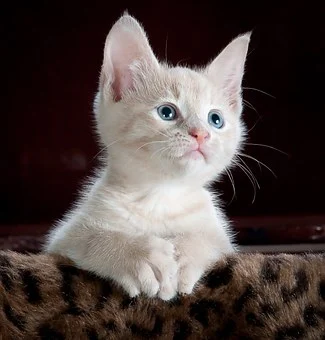
#> input picture photos/cat1.jpg, 325 x 340 px
$ python transformation.py
#> lines starting #> are read from the running program, lines starting #| are printed output that depends on the picture
import cv2 as cv
import numpy as np

img = cv.imread('photos/cat1.jpg')
#> img is the input picture: shape (340, 325, 3); mean B, G, R 64.3, 67, 78.6
cv.imshow('Cat', img)

# Translation
def translate(img, x, y):
  transMat   = np.float32([[1, 0, x], [0, 1, y]])
  dimentions = (img.shape[1], img.shape[0])
  return cv.warpAffine(img, transMat, dimentions)

# -x -> left
# -y -> up
# x -> right
# y -> down

# translated = translate(img, 100, 100)
# cv.imshow('Translate', translated)


#Rotation
def rotation(img, angle, rotPoint=None):
  (height, width) = img.shape[:2]

  if rotPoint is None:
    rotPoint = (width//2, height//2)

  rotMat = cv.getRotationMatrix2D(rotPoint, angle, 1.0)
  dimentions = (width, height)

  return cv.warpAffine(img, rotMat, dimentions)

#rotated = rotation(img, 45)
#cv.imshow('Rotated', rotated)

# Resizing
resized = cv.resize(img, (100, 100), interpolation=cv.INTER_AREA)
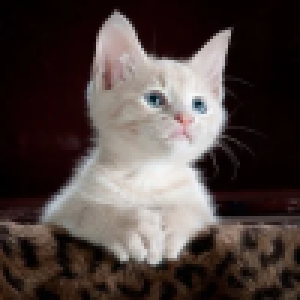
#> resized: shape (100, 100, 3) (shown 3 times larger); mean B, G, R 64.3, 67, 78.6
#cv.imshow('Resized', resized)

# Flipping
flip = cv.flip(img, 2)
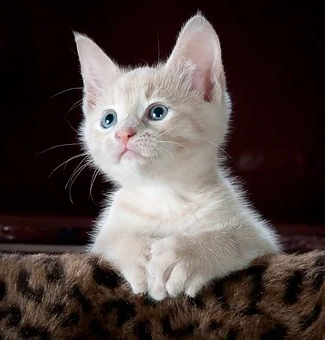
#> flip: shape (340, 325, 3); mean B, G, R 64.3, 67, 78.6
#cv.imshow('Flipp', flip)

# Cropping
cropped = img[100:200, 200:300]
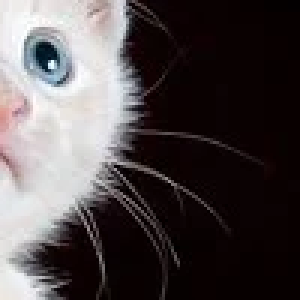
#> cropped: shape (100, 100, 3) (shown 3 times larger); mean B, G, R 74.6, 73.5, 80.3
cv.imshow('Cropped', cropped)

# press 0 to exit
cv.waitKey(0)
cv.destroyAllWindows()

$ run again, with photos/cat4k.jpeg copied over photos/cat1.jpg
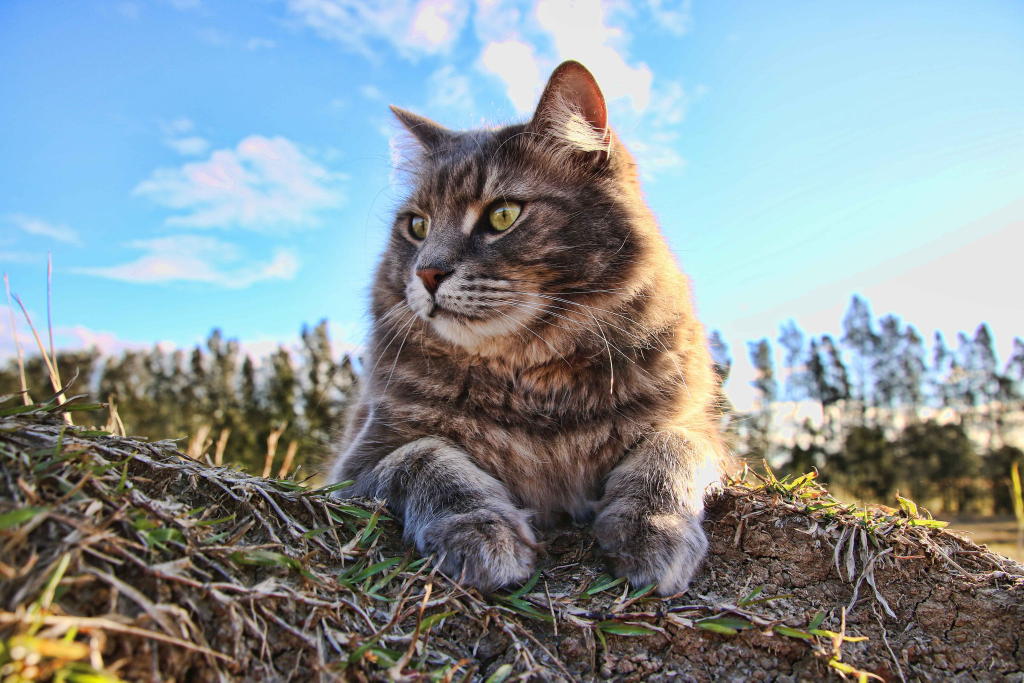
#> input picture photos/cat4k.jpeg, 2048 x 1365 px (shown at 1/2 size)
#> img is the input picture: shape (1365, 2048, 3); mean B, G, R 153.6, 149.2, 136.7
#> `flip = cv.flip(img, 2)`:
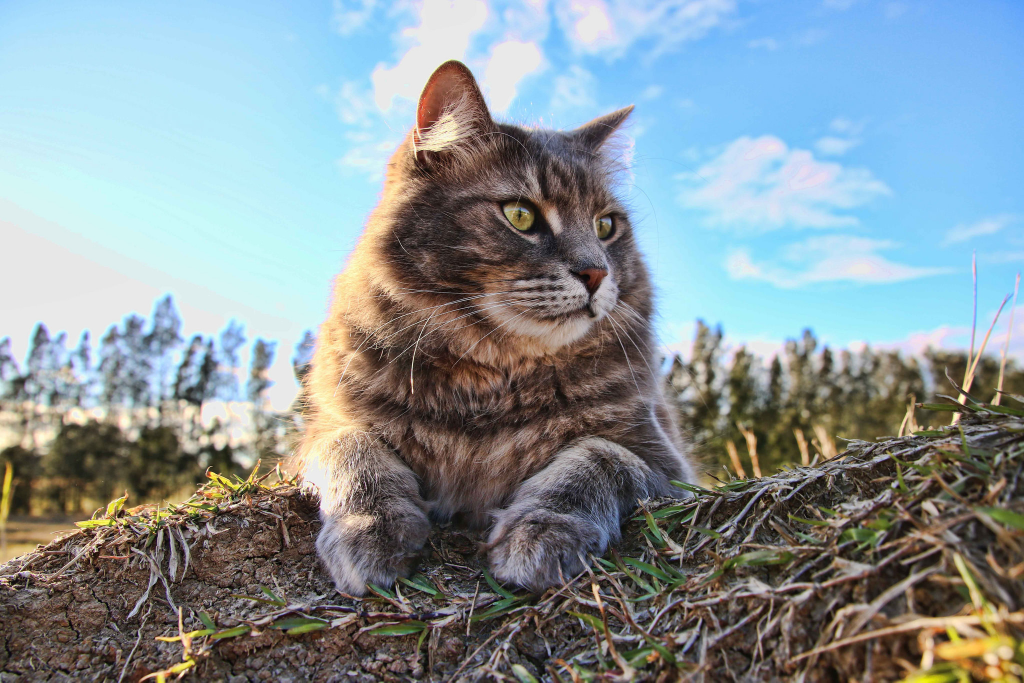
#> flip: shape (1365, 2048, 3) (shown at 1/2 size); mean B, G, R 153.6, 149.2, 136.7
#> `cropped = img[100:200, 200:300]`:
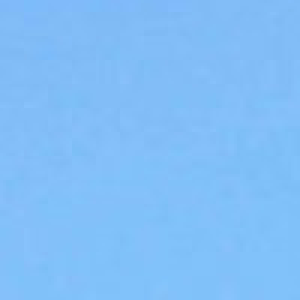
#> cropped: shape (100, 100, 3) (shown 3 times larger); mean B, G, R 248.1, 190.8, 129.4
